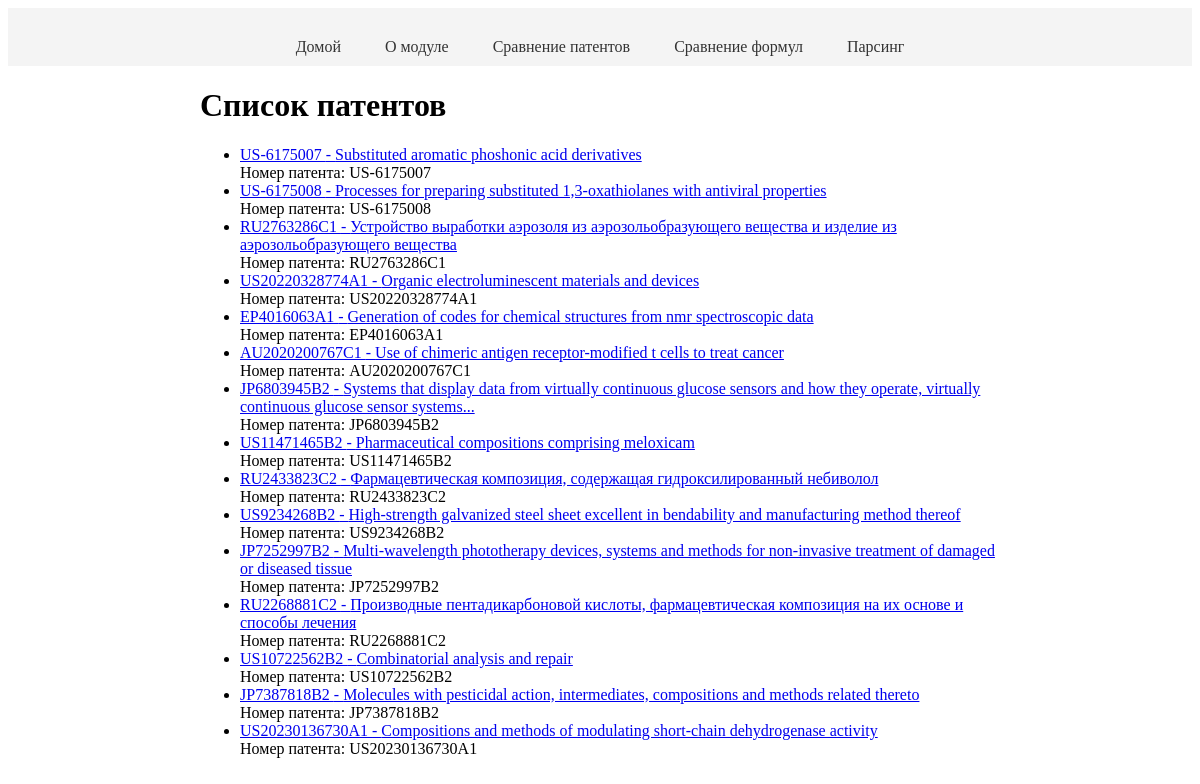
The page / on the database its author committed.
### tables this page shows
CREATE TABLE patents (id INTEGER PRIMARY KEY AUTOINCREMENT, name TEXT, link TEXT, PatentNumber TEXT);

### app.py (the view)
@app.route('/')
def mainPage():
    patents = get_patents()
    return render_template('main.html', patents=patents)

### app.py (called while the page is built)
def get_patents():
    conn = sqlite3.connect('patents.db')
    cursor = conn.cursor()
    cursor.execute('SELECT id, name, PatentNumber, link FROM patents')
    patents = cursor.fetchall()
    conn.close()
    return patents

### templates/main.html (shortened to what this page needs)
<!DOCTYPE html>
<html>
<head>
    <link rel="stylesheet" type="text/css" href="{{ url_for('static', filename='styles.css') }}">
</head>
<body>
    <header>
        <nav>
            <ul class="navigation-menu">
                <li><a href="/">Домой</a></li>
                <li><a href="/about">О модуле</a></li>
                <li><a href="/patentsSimilarity">Сравнение патентов</a></li>
                <li><a href="/similarity">Сравнение формул</a></li>
                <li><a href="/parse">Парсинг</a></li>
            </ul>
        </nav>
    </header>
    <div class="page-content">
        <h1>Список патентов</h1>
        <ul>
            {% for patent in patents %}
            <li>
                <a href="{{ patent[3] }}" target="_blank">{{ patent[2] }} - {{ patent[1] }}</a>
                <br>
                Номер патента: {{ patent[2] }}
            </li>
            {% endfor %}
        </ul>
    </div>
</body>
</html>

### static/styles.css (style rules this page uses)
header { background-color: #f4f4f4; padding: 10px 0; text-align: center; }
.navigation-menu { list-style-type: none; margin: 0; padding: 0; text-align: center; }
.navigation-menu li { display: inline; margin-right: 20px; }
.navigation-menu li:last-child { margin-right: 0; }
.navigation-menu li a { text-decoration: none; color: #333; padding: 5px 10px; border-radius: 5px; transition: background-color 0.3s ease; }
.content-slider, .navigation-menu { margin-top: 20px; }
.page-content { max-width: 800px; margin: 0 auto; }

### rows shown on the page
patents: PatentNumber "US-6175007", name "Substituted aromatic phoshonic acid derivatives"
patents: PatentNumber "US-6175008", name "Processes for preparing substituted 1,3-oxathiolanes with antiviral properties"
patents: PatentNumber "RU2763286C1", name "Устройство выработки аэрозоля из аэрозольобразующего вещества и изделие из аэрозольобразующего вещества"
patents: PatentNumber "US20220328774A1", name "Organic electroluminescent materials and devices"
patents: PatentNumber "EP4016063A1", name "Generation of codes for chemical structures from nmr spectroscopic data"
patents: PatentNumber "AU2020200767C1", name "Use of chimeric antigen receptor-modified t cells to treat cancer"
patents: PatentNumber "JP6803945B2", name "Systems that display data from virtually continuous glucose sensors and how they operate, virtually continuous glucose sensor systems..."
patents: PatentNumber "US11471465B2", name "Pharmaceutical compositions comprising meloxicam"
patents: PatentNumber "RU2433823C2", name "Фармацевтическая композиция, содержащая гидроксилированный небиволол"
patents: PatentNumber "US9234268B2", name "High-strength galvanized steel sheet excellent in bendability and manufacturing method thereof"
patents: PatentNumber "JP7252997B2", name "Multi-wavelength phototherapy devices, systems and methods for non-invasive treatment of damaged or diseased tissue"
patents: PatentNumber "RU2268881C2", name "Производные пентадикарбоновой кислоты, фармацевтическая композиция на их основе и способы лечения"
patents: PatentNumber "US10722562B2", name "Combinatorial analysis and repair"
patents: PatentNumber "JP7387818B2", name "Molecules with pesticidal action, intermediates, compositions and methods related thereto"
patents: PatentNumber "US20230136730A1", name "Compositions and methods of modulating short-chain dehydrogenase activity"
